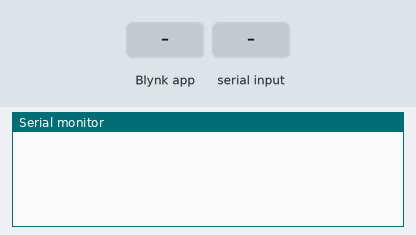
Bench run of a sketch on a simulated ESP8266 (NodeMCU). Shown: the last lines printed to the serial monitor. Inputs (shaded band) come from the test bench. WiFi joins after 1.5 s; servers stay silent unless stated; the local clock reads 2024-03-15 10:24:30 at power-on unless the sketch sets it; random numbers use the default seed unless the sketch sets one.

Above: at 3.0 s.
3.1 s: Blynk app writes 1 to V8
At 3.6 s:
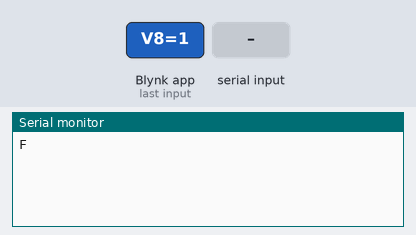
4.6 s: "M" received over Serial
At 5.8 s:
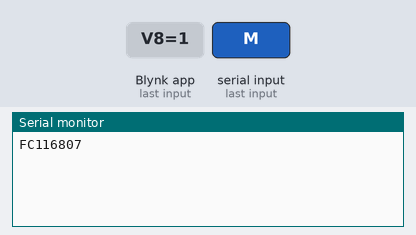
6.1 s: Blynk app writes 1 to V5
At 7.1 s:
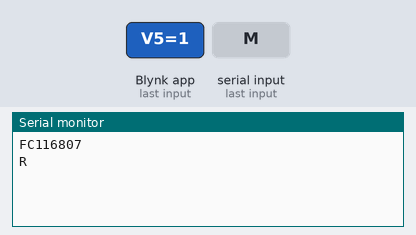

The sketch:

Esp_Blynk.ino
```cpp
#define BLYNK_TEMPLATE_ID "TMPL2K6I_y8Oy"
#define BLYNK_TEMPLATE_NAME "Cadeado 2FA"
#define BLYNK_AUTH_TOKEN "2crxws8GkgJaQ93tF7Zfz4NoKe3JAb_h"

#include <ESP8266WiFi.h>
#include <BlynkSimpleEsp8266.h>
#include <time.h> // Biblioteca nativa para pegar hora

char ssid[] = "REPJESUS";
char pass[] = "Dfppi123";

// Widget Terminal no V9
WidgetTerminal terminal(V9);

String tokenAtual = "";
bool aguardandoSenha = false;
int tentativasRestantes = 0;

void setup() {
  Serial.begin(115200);
  Blynk.begin(BLYNK_AUTH_TOKEN, ssid, pass);

  // Configura hora: Fuso -3 (Brasil), sem horário de verão (0)
  configTime(-3 * 3600, 0, "pool.ntp.org", "time.nist.gov");

  terminal.println("----------------");
  terminal.println("Sistema Iniciado");
  terminal.println(pegarHora());
  terminal.flush(); // Envia para o app
}

void loop() {
  Blynk.run();

  if (Serial.available()) {
    char c = Serial.read();
    if (c == 'M') {
      gerarNovoToken();
    }
  }
}

// --- FUNÇÃO PARA PEGAR A HORA ATUAL ---
String pegarHora() {
  time_t now = time(nullptr);
  struct tm* p_tm = localtime(&now);

  // Formata para HH:MM:SS
  char buffer[10];
  sprintf(buffer, "%02d:%02d:%02d", p_tm->tm_hour, p_tm->tm_min, p_tm->tm_sec);
  return String(buffer);
}

// --- FUNÇÃO PARA ESCREVER NO HISTÓRICO ---
void logHistorico(String msg) {
  String hora = pegarHora();
  terminal.print("[");
  terminal.print(hora);
  terminal.print("] ");
  terminal.println(msg);
  terminal.flush(); // Força o envio imediato
}

void gerarNovoToken() {
  long numero = random(100000, 999999);
  tokenAtual = String(numero);

  aguardandoSenha = true;
  tentativasRestantes = 3;

  Blynk.virtualWrite(V6, "Digite a senha...");
  logHistorico("Movimento detectado. Aguardando senha.");

  Serial.print("C");
  Serial.println(tokenAtual);
}

// --- V5: INPUT SENHA ---
BLYNK_WRITE(V5) {
  String senhaRecebida = param.asString();

  if (!aguardandoSenha) {
     Blynk.virtualWrite(V6, "Nenhum movimento.");
     return;
  }

  // --- ACERTOU ---
  if (senhaRecebida == tokenAtual) {
    Blynk.virtualWrite(V6, "Validado! ABERTO.");
    logHistorico("SUCESSO: Cofre Aberto.");

    Serial.write('A');
    aguardandoSenha = false;
  }
  // --- ERROU ---
  else {
    tentativasRestantes--;

    if (tentativasRestantes > 0) {
      String msg = "Senha Errada! Restam " + String(tentativasRestantes);
      Blynk.virtualWrite(V6, msg);
      logHistorico("FALHA: Senha Incorreta."); // Loga o erro

      Serial.write('R');
    }
    else {
      Blynk.virtualWrite(V6, "BLOQUEADO!");
      logHistorico("ALERTA: Bloqueio Total (3 Erros).");

      Serial.write('N');
      aguardandoSenha = false;
    }
  }
}

// --- V8: TRANCAR ---
BLYNK_WRITE(V8) {
  int botao = param.asInt();
  if (botao == 1) {
    Blynk.virtualWrite(V6, "Trancando...");
    logHistorico("Manual: Cofre Trancado.");
    Serial.write('F');
  }
}
```

Measured:
- after the input at 3.1 s, the serial monitor: prints a new line at once (image 1)
- after the input at 4.6 s, the serial monitor: prints a new line at once (image 2)
- after the input at 6.1 s, the serial monitor: prints a new line at once (image 3)
